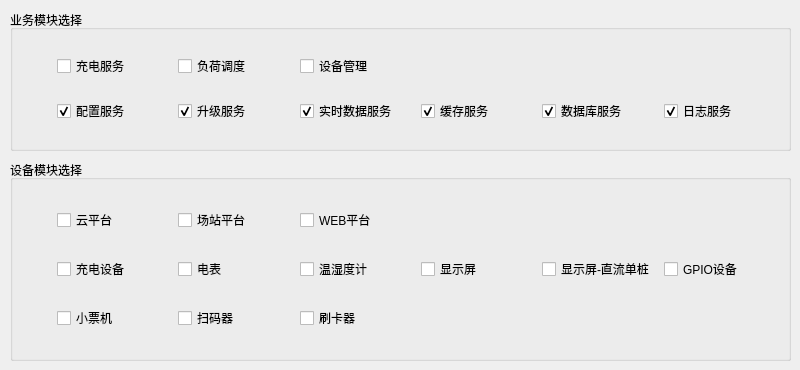
    <widget class="QWidget" name="moduleTab">
     <attribute name="title">
      <string>功能模块</string>
     </attribute>
     <widget class="QGroupBox" name="serviceGroupBox">
      <property name="geometry">
       <rect>
        <x>10</x>
        <y>10</y>
        <width>781</width>
        <height>141</height>
       </rect>
      </property>
      <property name="title">
       <string>业务模块选择</string>
      </property>
      <layout class="QGridLayout" name="gridLayout_5">
       <item row="1" column="1">
        <widget class="QCheckBox" name="settingCheckBox">
         <property name="text">
          <string>配置服务</string>
         </property>
         <property name="checkable">
          <bool>true</bool>
         </property>
         <property name="checked">
          <bool>true</bool>
         </property>
        </widget>
       </item>
       <item row="1" column="2">
        <widget class="QCheckBox" name="updateCheckBox">
         <property name="text">
          <string>升级服务</string>
         </property>
         <property name="checkable">
          <bool>true</bool>
         </property>
         <property name="checked">
          <bool>true</bool>
         </property>
         <property name="autoExclusive">
          <bool>false</bool>
         </property>
         <property name="tristate">
          <bool>false</bool>
         </property>
        </widget>
       </item>
       <item row="1" column="4">
        <widget class="QCheckBox" name="cacheCheckBox">
         <property name="text">
          <string>缓存服务</string>
         </property>
         <property name="checked">
          <bool>true</bool>
         </property>
        </widget>
       </item>
       <item row="0" column="3">
        <widget class="QCheckBox" name="devManageCheckBox">
         <property name="text">
          <string>设备管理</string>
         </property>
        </widget>
       </item>
       <item row="1" column="3">
        <widget class="QCheckBox" name="realDataCheckBox">
         <property name="text">
          <string>实时数据服务</string>
         </property>
         <property name="checkable">
          <bool>true</bool>
         </property>
         <property name="checked">
          <bool>true</bool>
         </property>
        </widget>
       </item>
       <item row="1" column="6">
        <widget class="QCheckBox" name="logCheckBox">
         <property name="text">
          <string>日志服务</string>
         </property>
         <property name="checkable">
          <bool>true</bool>
         </property>
         <property name="checked">
          <bool>true</bool>
         </property>
        </widget>
       </item>
       <item row="1" column="5">
        <widget class="QCheckBox" name="DatabaseCheckBox">
         <property name="text">
          <string>数据库服务</string>
         </property>
         <property name="checkable">
          <bool>true</bool>
         </property>
         <property name="checked">
          <bool>true</bool>
         </property>
        </widget>
       </item>
       <item row="0" column="1">
        <widget class="QCheckBox" name="chargeCheckBox">
         <property name="text">
          <string>充电服务</string>
         </property>
        </widget>
       </item>
       <item row="0" column="2">
        <widget class="QCheckBox" name="scheduleCheckBox">
         <property name="text">
          <string>负荷调度</string>
         </property>
        </widget>
       </item>
       <item row="0" column="0">
        <spacer name="horizontalSpacer_18">
         <property name="orientation">
          <enum>Qt::Horizontal</enum>
         </property>
         <property name="sizeType">
          <enum>QSizePolicy::Fixed</enum>
         </property>
         <property name="sizeHint" stdset="0">
          <size>
           <width>35</width>
           <height>20</height>
          </size>
         </property>
        </spacer>
       </item>
      </layout>
     </widget>
     <widget class="QGroupBox" name="deviceGroupBox">
      <property name="geometry">
       <rect>
        <x>10</x>
        <y>160</y>
        <width>781</width>
        <height>201</height>
       </rect>
      </property>
      <property name="title">
       <string>设备模块选择</string>
      </property>
      <layout class="QGridLayout" name="gridLayout_9">
       <item row="0" column="1">
        <widget class="QCheckBox" name="remoteCheckBox">
         <property name="text">
          <string>云平台</string>
         </property>
        </widget>
       </item>
       <item row="0" column="2">
        <widget class="QCheckBox" name="localCheckBox">
         <property name="text">
          <string>场站平台</string>
         </property>
        </widget>
       </item>
       <item row="1" column="5">
        <widget class="QCheckBox" name="screenSinglePileCheckBox">
         <property name="text">
          <string>显示屏-直流单桩</string>
         </property>
        </widget>
       </item>
       <item row="1" column="3">
        <widget class="QCheckBox" name="humitureCheckBox">
         <property name="text">
          <string>温湿度计</string>
         </property>
        </widget>
       </item>
       <item row="0" column="3">
        <widget class="QCheckBox" name="webServerCheckBox">
         <property name="text">
          <string>WEB平台</string>
         </property>
        </widget>
       </item>
       <item row="1" column="1">
        <widget class="QCheckBox" name="equipmentCheckBox">
         <property name="text">
          <string>充电设备</string>
         </property>
        </widget>
       </item>
       <item row="1" column="2">
        <widget class="QCheckBox" name="ammeteCheckBox">
         <property name="text">
          <string>电表</string>
         </property>
        </widget>
       </item>
       <item row="1" column="4">
        <widget class="QCheckBox" name="screenCheckBox">
         <property name="text">
          <string>显示屏</string>
         </property>
        </widget>
       </item>
       <item row="2" column="2">
        <widget class="QCheckBox" name="scannerCheckBox">
         <property name="text">
          <string>扫码器</string>
         </property>
        </widget>
       </item>
       <item row="2" column="3">
        <widget class="QCheckBox" name="cardCheckBox">
         <property name="text">
          <string>刷卡器</string>
         </property>
        </widget>
       </item>
       <item row="2" column="1">
        <widget class="QCheckBox" name="ticketCheckBox">
         <property name="text">
          <string>小票机</string>
         </property>
        </widget>
       </item>
       <item row="1" column="6">
        <widget class="QCheckBox" name="gpioCheckBox">
         <property name="text">
          <string>GPIO设备</string>
         </property>
        </widget>
       </item>
       <item row="0" column="0">
        <spacer name="horizontalSpacer_19">
         <property name="orientation">
          <enum>Qt::Horizontal</enum>
         </property>
         <property name="sizeType">
          <enum>QSizePolicy::Fixed</enum>
         </property>
         <property name="sizeHint" stdset="0">
          <size>
           <width>35</width>
           <height>20</height>
          </size>
         </property>
        </spacer>
       </item>
      </layout>
     </widget>
    </widget>
